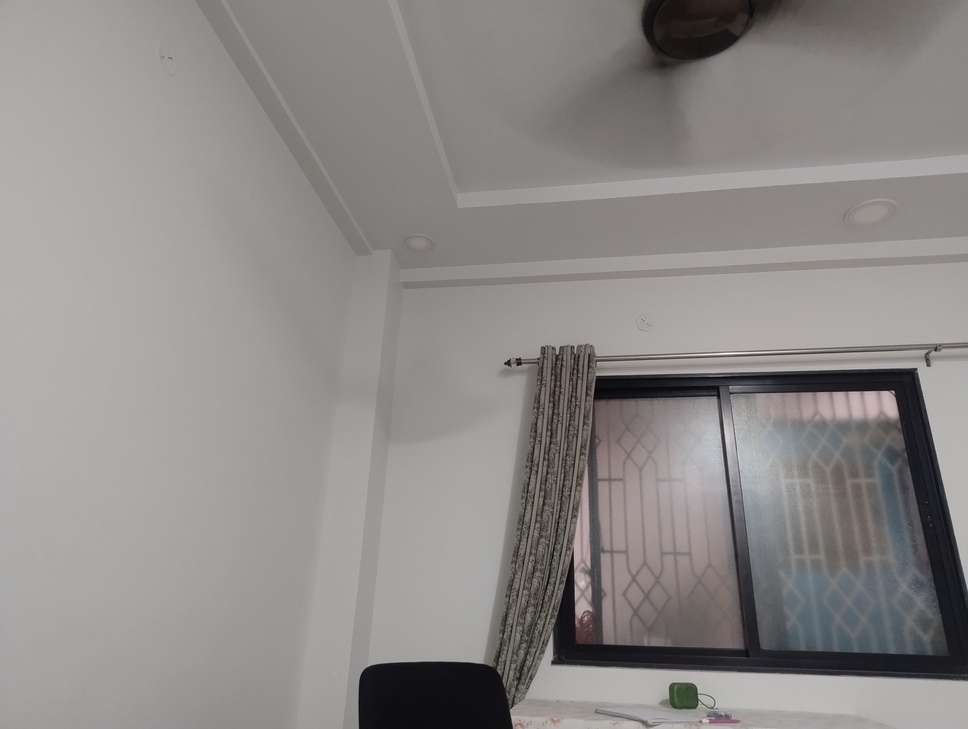
#> input picture image1.jpg, 968 x 729 px, shrunk from 4080 x 3072 before the run
$ jupyter execute RANSAC.ipynb   (shell and % lines are left out)
#> lines starting #> are read from the running program, lines starting #| are printed output that depends on the picture
[cell 1]
import cv2
import numpy as np
import matplotlib.pyplot as plt

# Load grayscale images
img1 = cv2.imread('image1.jpg', cv2.IMREAD_GRAYSCALE)
#> img1: shape (729, 968); min 0, max 255, mean 139
img2 = cv2.imread('image2.jpg', cv2.IMREAD_GRAYSCALE)
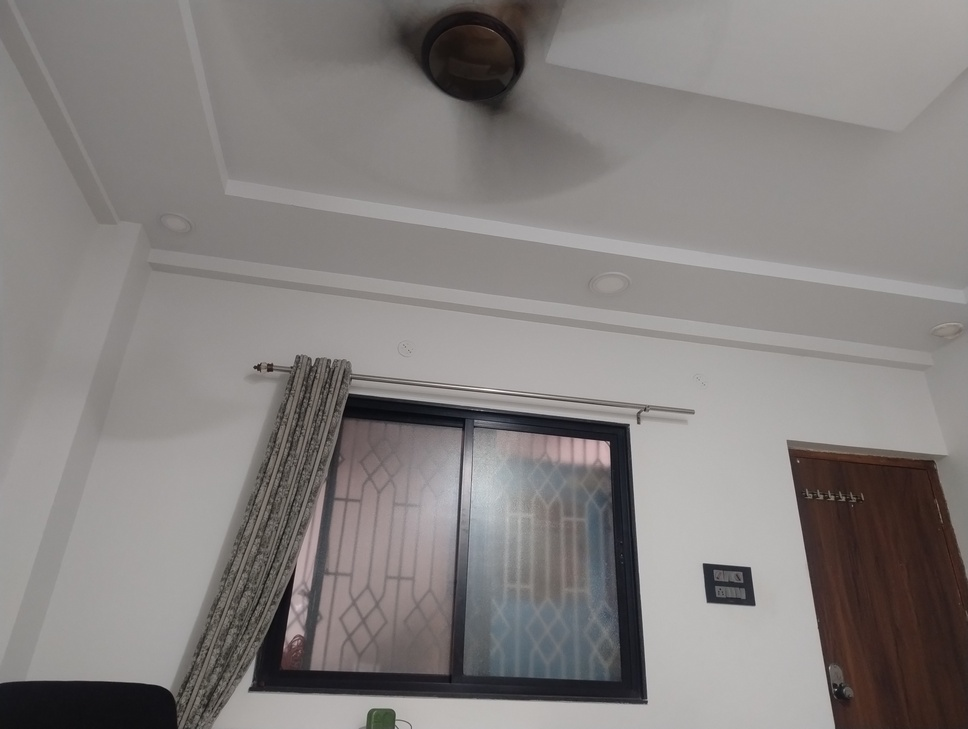
#> input picture image2.jpg, 968 x 729 px, shrunk from 4080 x 3072 before the run
#> img2: shape (729, 968); min 5, max 255, mean 130.2

sift = cv2.SIFT_create()
kp1, des1 = sift.detectAndCompute(img1, None)
#> kp1 = 524 keypoints; strongest (x, y, size): (883, 404, 19.3), (904, 385, 22.9), (508, 363, 4), (683, 698, 18.1)
kp2, des2 = sift.detectAndCompute(img2, None)
#> kp2 = 610 keypoints; strongest (x, y, size): (728, 585, 33.3), (617, 437, 19.5), (598, 453, 16.9), (626, 681, 32)

bf = cv2.BFMatcher()
matches = bf.knnMatch(des1, des2, k=2)
#> matches = 524 matches

good_matches = []
for m, n in matches:
    if m.distance < 0.75 * n.distance:
        good_matches.append(m)
#> after the loop, good_matches = 242 matches


src_pts = np.float32([kp1[m.queryIdx].pt for m in good_matches]).reshape(-1, 1, 2)
#> src_pts = 242 rows, first 8: [497.8, 656.2], [505, 661.1], [505.4, 363.3], [505.4, 363.3], [506.9, 667.3], [507.6, 662.8], [508, 362.9], [509.3, 620.7]
dst_pts = np.float32([kp2[m.trainIdx].pt for m in good_matches]).reshape(-1, 1, 2)
#> dst_pts = 242 rows, first 8: [183.7, 686.4], [193.1, 686.9], [254.8, 367.2], [254.8, 367.2], [194.3, 692.8], [195.9, 688.2], [257.8, 367.3], [206.6, 642.5]

H, mask = cv2.findHomography(src_pts, dst_pts, cv2.RANSAC, 5.0)
#> H = [[1.63, -0.295, -388.1], [0.47, 1.28, -227.8], [0.000705, -0.000176, 1]]; mask = 242 values, max 1 at index 0, min 0 at index 27, mean 0.864


matchesMask = mask.ravel().tolist()
#> matchesMask has the same summary as mask
inlier_matches = [m for i, m in enumerate(good_matches) if matchesMask[i]]
#> inlier_matches = 209 matches

result = cv2.drawMatches(img1, kp1, img2, kp2, inlier_matches, None, flags=2)
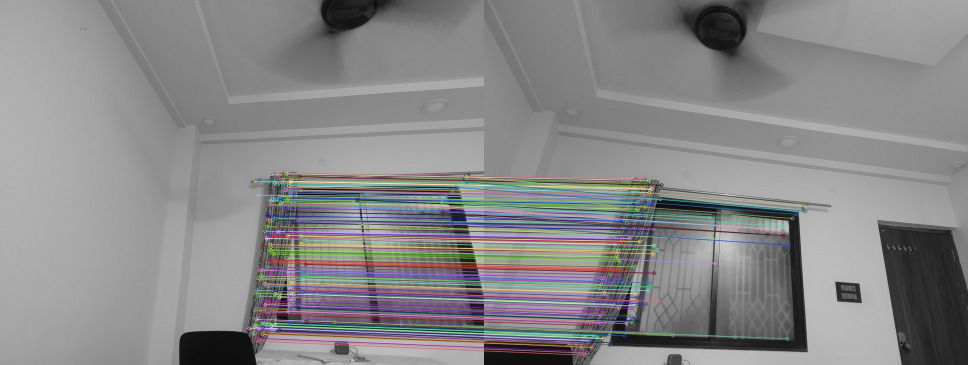
#> result: shape (729, 1936, 3) (shown at 1/2 size); mean of channels 0, 1, 2 136.3, 135.4, 135.9; drawn as B, G, R

# Show
plt.figure(figsize=(12, 6))
plt.imshow(result)
plt.axis('off')
plt.title('Inlier Matches (RANSAC)')
plt.show()
